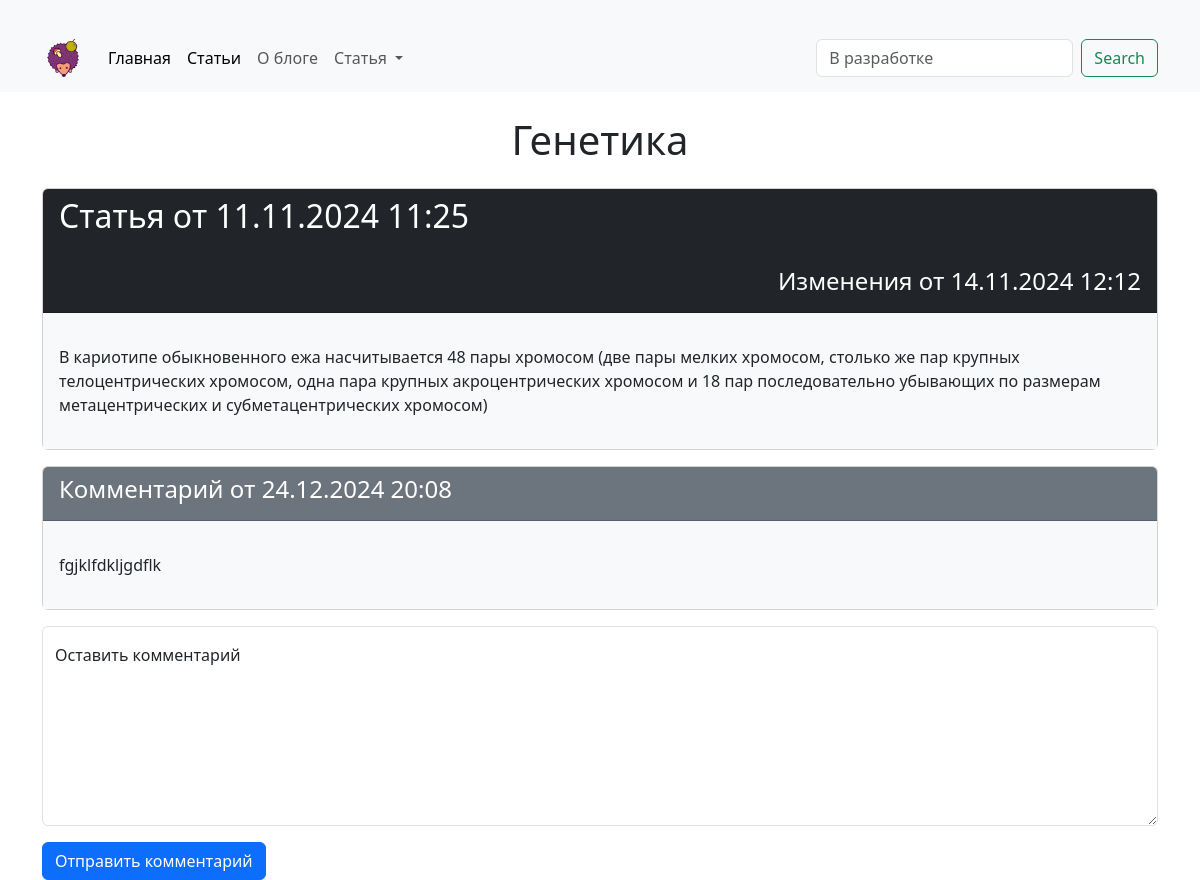
/articles/7/, run on the app's committed database.
### hexlet_django_blog/article/models.py (models this page shows, shortened)
class Article(models.Model):
    name = models.CharField(max_length=100)  # название статьи
    body = models.TextField()  # тело статьи
    created_at = models.DateTimeField(auto_now_add=True)
    updated_at = models.DateTimeField(auto_now=True)

class Comment(models.Model):
    body = models.TextField()
    article = models.ForeignKey(
        Article, on_delete=models.CASCADE, related_name="comments"
    )
    created_at = models.DateTimeField(auto_now_add=True)
    class Meta:
        ordering = ["created_at"]

### hexlet_django_blog/article/views.py (the view)
class ArticleInfo(View):
    def get(self, request, *args, **kwargs):
        article = get_object_or_404(Article, id=kwargs["article_id"])
        comments = article.comments.filter()
        form = ArticleCommentForm()
        return render(
            request,
            "articles/info.html",
            context={
                "article": article,
                "comments": comments,
                "form": form,
            },
        )

### hexlet_django_blog/article/forms.py
class ArticleCommentForm(forms.ModelForm):
    class Meta:
        model = Comment
        fields = ['body']

### hexlet_django_blog/templates/articles/info.html (shortened to what this page needs)
{% extends "base.html" %}
{% block header %}{{ article.name }}{% endblock %}
{% block content %}
<div class="card mb-3">
  <div class="card-header bg-dark text-white">
    <h2> Статья от {{ article.created_at|date:"d.m.Y H:i" }}</h2>
    <br>
    <h4 class="text-end">Изменения от {{ article.updated_at|date:"d.m.Y H:i" }}</h4>
  </div>
  <div class="card-body bg-light">
    <p class="">{{ article.body|linebreaks }}</p>
  </div>
</div>
{% for comment in comments %}
<div class="card mb-3">
  <div class="card-header bg-secondary text-white">
    <h4> Комментарий от {{ comment.created_at|date:"d.m.Y H:i" }}</h4>
  </div>
  <div class="card-body bg-light">
    <p class="">{{ comment.body|linebreaks }}</p>
  </div>
</div>
{% empty %}
    <div>
        <p>К этой статье еще нет комментариев.</p>
    </div>
{% endfor %}
{% include "articles/comment.html" %}
{% endblock %}

### data on the page
Article: name "Генетика", created_at "11.11.2024 11:25", updated_at "14.11.2024 12:12", body "В кариотипе обыкновенного ежа насчитывается 48 пары хромосом (две пары мелких хромосом, столько же пар крупных телоцентрических хромосом, одна пара крупных акроцентрических хромосом и 18 пар последовательно убывающих по размерам метацентрических и субметацентрических хромосом)"
Comment: created_at "24.12.2024 20:08", body "fgjklfdkljgdflk"
